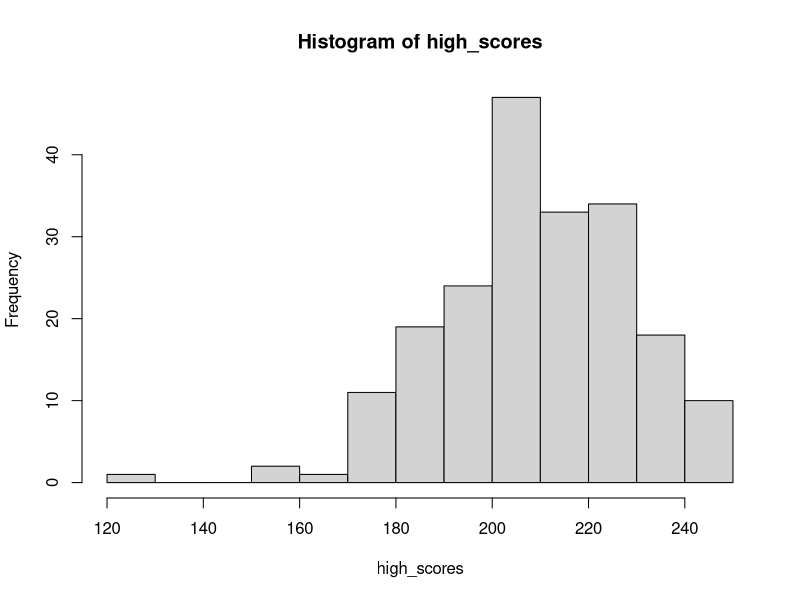
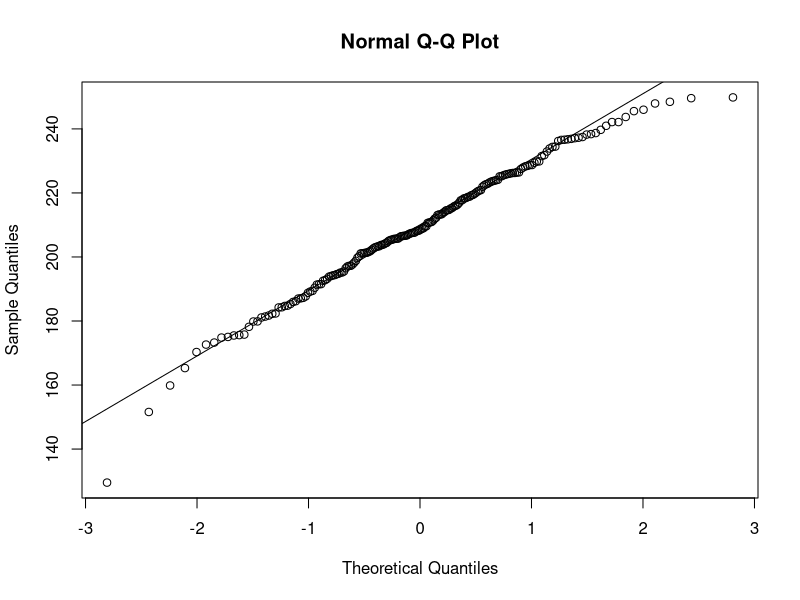

The R script that drew these images, in order:
## ---- chunk 1
# Load knitr to allow us to ask for user-input
if(!require("knitr"))
   install.packages("knitr")
library(knitr)
## ---- chunk 2

# Set descriptive statistics for our vector of high scores
N <- 200
mn <- 210
std_dev <- 20

# Randomize the high scores using system time
set.seed(Sys.time())

# Generate a random Normal distribution of high scores with 99% of players in the range [150, 270] (i.e. 6 sigma or -3xSD on left and +3xSD on right of the mean)
high_scores <-  rnorm(N, mean = mn, sd = std_dev)

# Try using an Exponential distribution instead of a random normal distribution (see that Shapiro-Wilk no longer reports normality)
# high_scores <- rexp(N, rate = 0.1)

# Try using a Poisson distribution instead of a random normal distribution (see that Shapiro-Wilk no longer reports normality)
# high_scores <- rpois(N, lambda = 5) 

# Print scores
high_scores 

## ---- chunk 3
hist(high_scores)
# comment - modality, symmetry, skewness
## ---- chunk 4
qqnorm(high_scores)
qqline(high_scores)
## ---- chunk 5
result_sw <- shapiro.test(high_scores)
result_sw
p_value <- result_sw$p.value
is_normal <- p_value > 0.05
